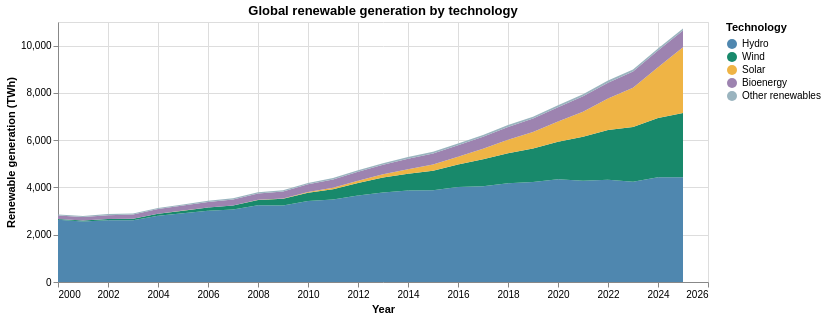

Write notebook code for a chart like this one.
### Markdown cell above
## 4. Which renewable technologies drive growth?
**Reason:** A single renewable total hides differences between hydropower, wind, solar, bioenergy and other renewable technologies. These five components are non-overlapping; **do not** add `other_renewables_including_bioenergy` to bioenergy because that would double count.

### Code cell
technology_cols = {
    "hydro_electricity_twh": "Hydro",
    "wind_electricity_twh": "Wind",
    "solar_electricity_twh": "Solar",
    "bioenergy_electricity_twh": "Bioenergy",
    "other_renewables_excluding_bioenergy_electricity_twh": "Other renewables",
}

# Check whether the five components are recorded for every year we plot.
missing_technology = world[["year", *technology_cols]].loc[
    world[list(technology_cols)].isna().any(axis=1)
]
print("Years with incomplete technology data:", missing_technology["year"].tolist())
if not missing_technology.empty:
    raise ValueError("Review missing global technologies before making a stacked chart.")

tech = world[["year", *technology_cols]].melt(
    id_vars="year", var_name="source", value_name="twh"
).dropna(subset=["twh"])
tech["source"] = tech["source"].map(technology_cols)
order = ["Hydro", "Wind", "Solar", "Bioenergy", "Other renewables"]
tech["stack_order"] = tech["source"].map({name: i for i, name in enumerate(order)})

chart2 = alt.Chart(tech).mark_area().encode(
    x=alt.X("year:Q", title="Year", axis=alt.Axis(format="d")),
    y=alt.Y("sum(twh):Q", title="Renewable generation (TWh)", stack="zero"),
    color=alt.Color("source:N", title="Technology", scale=alt.Scale(
        domain=["Hydro", "Wind", "Solar", "Bioenergy", "Other renewables"],
        range=["#4f87af", "#18896b", "#efb445", "#9d83b0", "#9ab4bf"])),
    order=alt.Order("stack_order:Q", sort="ascending"),
    tooltip=["year:Q", "source:N", alt.Tooltip("sum(twh):Q", format=",.1f")]
).properties(width=650, height=260, title="Global renewable generation by technology")
display(chart2)

### Figure 1 — Vega-Lite specification as saved in the notebook (floating-point values rounded to 4 significant figures; data arrays with more than 128 entries replaced by an {"elided": "..."} marker saying what was removed)
{"config": {"view": {"continuousWidth": 300, "continuousHeight": 300}}, "data": {"name": "data-8d80e8d3249fe321ca33c832398b646b"}, "mark": {"type": "area"}, "encoding": {"color": {"field": "source", "scale": {"domain": ["Hydro", "Wind", "Solar", "Bioenergy", "Other renewables"], "range": ["#4f87af", "#18896b", "#efb445", "#9d83b0", "#9ab4bf"]}, "title": "Technology", "type": "nominal"}, "order": {"field": "stack_order", "sort": "ascending", "type": "quantitative"}, "tooltip": [{"field": "year", "type": "quantitative"}, {"field": "source", "type": "nominal"}, {"aggregate": "sum", "field": "twh", "format": ",.1f", "type": "quantitative"}], "x": {"axis": {"format": "d"}, "field": "year", "title": "Year", "type": "quantitative"}, "y": {"aggregate": "sum", "field": "twh", "stack": "zero", "title": "Renewable generation (TWh)", "type": "quantitative"}}, "height": 260, "title": "Global renewable generation by technology", "width": 650, "$schema": "https://vega.github.io/schema/vega-lite/v6.4.1.json", "datasets": {"data-8d80e8d3249fe321ca33c832398b646b": {"elided": "130 records"}}}
